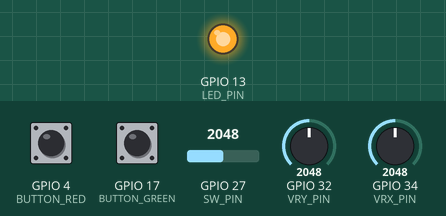
A sketch run on a simulated ESP32-C3. On the bench: output pins drawn as LEDs (lit = HIGH). The inputs (shaded band) are chosen by the test bench; at power-on: GPIO 4 (BUTTON_RED) LOW, GPIO 17 (BUTTON_GREEN) LOW, GPIO 27 (SW_PIN) = 2048, GPIO 32 (VRY_PIN) = 2048, GPIO 34 (VRX_PIN) = 2048. What the sketch prints to the serial monitor is not drawn.

Above: at 0.1 s.
Timing chart, 0 to 1.6 s (numbered marks = the images above):
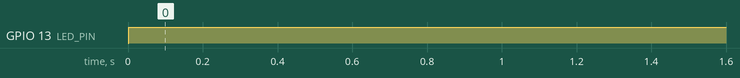

The sketch:

transmitter.ino
```cpp
#include <esp_now.h>
#include <WiFi.h>


#define VRX_PIN  34
#define VRY_PIN  32
#define SW_PIN   27
#define LED_PIN 13
#define BUTTON_GREEN 17
#define BUTTON_RED 4


int xValue = 0;
int yValue = 0;
int bValue = 0;
int flag = 0;


// REPLACE WITH YOUR RECEIVER MAC Address
uint8_t broadcastAddress[] = {0x10,0x06,0x1C,0x80,0xAA,0x1C};  //34:85:18:26:D7:34   ESP32-C3 Device1
//uint8_t broadcastAddress[] = {0x34,0x85,0x18,0x26,0xC6,0x88};  //34:85:18:26:C6:88   ESP32-C3 Device2

//uint8_t broadcastAddress[] = {0xC8,0xC9,0xA3,0xC9,0x14,0xEC};  //C8:C9:A3:C9:14:EC   ESP32-Wroom


// Structure example to send data
// Must match the receiver structure
typedef struct struct_message {
  int xVal;
  int yVal;
  int bVal;
  boolean redbtn;
  boolean greenbtn;

} struct_message;

// Create a struct_message called myData & peer
struct_message myData;
esp_now_peer_info_t peerInfo;

// callback when data is sent
void OnDataSent(const uint8_t *mac_addr, esp_now_send_status_t status) {
  //Serial.print("\r\nLast Packet Send Status:\t");
  //Serial.println(status == ESP_NOW_SEND_SUCCESS ? "Delivery Success" : "Delivery Fail");
  //status == ESP_NOW_SEND_SUCCESS ? digitalWrite(LED_PIN, HIGH) : digitalWrite(LED_PIN, LOW);
}

void setup() {
  Serial.begin(115200);
  WiFi.mode(WIFI_STA);
  //button.setDebounceTime(100);
  pinMode(34, OUTPUT);
  pinMode(VRX_PIN, INPUT);
  pinMode(VRY_PIN, INPUT);
  pinMode(SW_PIN, INPUT);
  pinMode(LED_PIN, OUTPUT);
  pinMode(BUTTON_GREEN, INPUT);
  pinMode(BUTTON_RED, INPUT);
  myData.xVal = 0;
  myData.yVal = 0;
  myData.bVal = 0;
  myData.greenbtn = LOW;
  myData.redbtn = LOW;
  digitalWrite(34, HIGH);
  // Init ESP-NOW
  if (esp_now_init() != ESP_OK) {
    Serial.println("Error initializing ESP-NOW");
    return;
  }

  // Once ESPNow is successfully Init, we will register for Send CB to
  // get the status of Trasnmitted packet
  esp_now_register_send_cb(OnDataSent);

  // Register peer
  memcpy(peerInfo.peer_addr, broadcastAddress, 6);
  peerInfo.channel = 0;
  peerInfo.encrypt = false;

  // Add peer
  if (esp_now_add_peer(&peerInfo) != ESP_OK){
    Serial.println("Failed to add peer");
    return;
  }
}

void loop() {
  // Make values to send
  //button.loop(); // MUST call the loop() function first

  int currentValx = analogRead(VRX_PIN);
  int currentValy = analogRead(VRY_PIN);
  int buttunval = analogRead(SW_PIN);


  // read analog X and Y analog values
  myData.xVal = map(analogRead(VRX_PIN),0,4095,0,255);
  myData.yVal = map(analogRead(VRY_PIN),0,4095,0,255);
  myData.bVal = map(analogRead(SW_PIN), 0,4095,0,255);
  myData.greenbtn = digitalRead(BUTTON_GREEN);
  myData.redbtn = digitalRead(BUTTON_RED);
  int deltaX = abs(currentValx - myData.xVal);
  int deltaY = abs(currentValy - myData.yVal);

  Serial.print("X Value: ");Serial.print(myData.xVal);Serial.print("   Y Value: ");Serial.print(myData.yVal);Serial.println(myData.bVal);


  esp_err_t result = esp_now_send(broadcastAddress, (uint8_t *) &myData, sizeof(myData));

  if (result == ESP_OK) {
    Serial.println("Sent with success");
    digitalWrite(LED_PIN, HIGH);
  }
  else {
    Serial.println("Error sending the data");
    digitalWrite(LED_PIN, LOW);
  }

  delay(50);

}
```

Measured:
- by itself, GPIO 13 (LED_PIN): LOW → HIGH at 0.00 s
